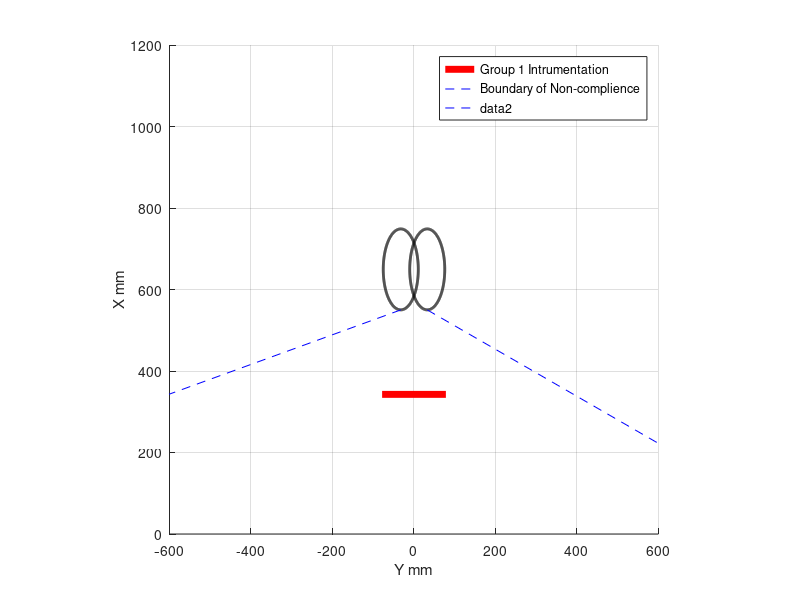

Reproduce this figure in MATLAB.
% Primary_18_Top
% Expanded Packing Calcs referenced using the Global Cartesian Tengo cab Referece Frame
% The Tengo Cab Global Cartesian Referecne frames orgin is located in the verticle 
% z axis at the lower floor of the cab, and the front to back horizontal x location
% at the front extreme of the cab beyoned the accelerator and break pedal. Also note
% that since we are using the floor as the z=0 reference, the H30 values also corresponed
% to the H70 value for z location of the SgRP, definatly not standard practice, however
% very convienent in our case. All this is related in the 2d plane side view of the 
% Tango cab
% z=24.6966 from z=0 to bottom of instramentation
% z= 27.9 from z=0 to top of instramentation
% x=13.49 from x=0 to bottom of instrumentation
% x=12.72 from x=0 top of instramentaion
% This code checks for complience of instrumentation in the cabs Top view

clear all;
clc;

H30=input("Choose the H30 value you wish to Evaluate ") % Prompt user for input on 
% H30 value, 340 mininmum, and 440 maximum Note: I think that I will claime that
% The tangos H30 value is 380mm. a little lower than measured, but adds a buffer
% zone of clear compliance.

H30cm=H30/10;

PPAD=78.96-0.15.*(H30cm)-.0173.*(H30cm).^2; % Pedal Plane Angle degrees

PPA=deg2rad(PPAD); % Pedal Plane Angle Radians

L=203.*cos(PPA); % Ball of Foot Reference point lenght to heel mm

X=793.7+.903387.*H30-.00225518.*(H30).^2; % Defines the x location of the Accomidation 
% Tool Reference line aft of the Accomidation Ball of foot Referece point

X95=913.7+.672316.*H30-.0019553.*(H30).^2; % 95th percentile selected seat postion
% Curve where X95 is the location in mm aft of the Ball of foot Reference point

% The following if statments allow for the three directly measured Accomidation
% Ball of foot reference to be used for the H30 values of 340,390,and 440. If none
% of the directly measured values are used, then the linear inturpilated equation
% is used to evaluate AHR, which is obviously less accurate than using one of the
% directly measured values.

if H30==340
  AHR=238.15;
elseif H30==390
 AHR=269.875;
elseif H30==440
  AHR=314.325;
else
  AHR=.762.*(H30)-23;
 endif
 ABFR=AHR-L; % Accomidation Ball of foot Reference point X value from front 
% of cab in terms of H30 mm in the Global cartesian reference frame mm

Xg=X+ABFR; % Class A vehicle Accomidation Tool Referecne line in The Tengo Cab 
% Global Cartesain Coordinate system

X95g=X95+ABFR; % 95th percentile selected seat postion curve in the Tengo cab Global
% Cartesian Coordinate system

L40=input("Choose an L40 Angle Value to Evaluate ")% evaluating on the reasonable
% to the extreme, 25 degrees very common value, 5 degrees is extraordinarly lower
% and 40 degrees is rediculously high.

% Evaluate the center location of our 95th percentile eyellipses 

Cx=X95g-259.91472+10.281641.*(L40)-.032032.*(L40).^2;

% Y location of the two eye ellipses in the Tangos Global Carteesian reference frame
% which the zero Y location corresponds directly to the longitudinal axis of the
% vehicle 

Cy1=32.5;

Cy2=-32.5;

theta=deg2rad(0); % Specifies the Tilt angle of th Eyellipes from the horizontal

alpha=linspace(0,2*pi,1000);

Rx=99.45; % Major Radius/axis ;

Ry=43; % minor Radius/axis;

x=Rx.*cos(alpha).*cos(theta)-Ry.*sin(alpha).*sin(theta)+Cx;

y1=Rx.*cos(alpha).*sin(theta)+Ry.*sin(alpha).*cos(theta)+Cy1;

y2=Rx.*cos(alpha).*sin(theta)+Ry.*sin(alpha).*cos(theta)+Cy2;

Ixloc=342.646; % Specifies the location of the instramentation in the x

% Specifies the end points of the instramentation in the y axis.
Iyloc1=-78.2365;
Iyloc2=78.2365;

Ex1=32.5;
Ex2=-32.5;
ang1=deg2rad(30);
ang2=deg2rad(20);

xminloc=min(min(x));

Y12=Ex1+(xminloc/tan(ang1));
Y21=Ex2-(xminloc/tan(ang2));


Ix=[342.646,342.646];
Iy=[-78.2365,78.2365];


X=[xminloc,0];

Y1=[Ex1,Y12];
Y2=[Ex2,Y21];


hold on;
grid on;
axis equal;

plot(y1,x,'lineWidth',2,'color','k',y2,x,'lineWidth',2,'color','k');
plot(Iy,Ix,"color",'r','lineWidth',5,";Group 1 Intrumentation;");
plot(Y1,X,"color",'b',"linestyle","--",";Boundary of Non-complience;");
plot(Y2,X,"color",'b',"linestyle","--");


xlim([-600 600]);
ylim([0 1200]);
xlabel("Y mm");
ylabel("X mm");
